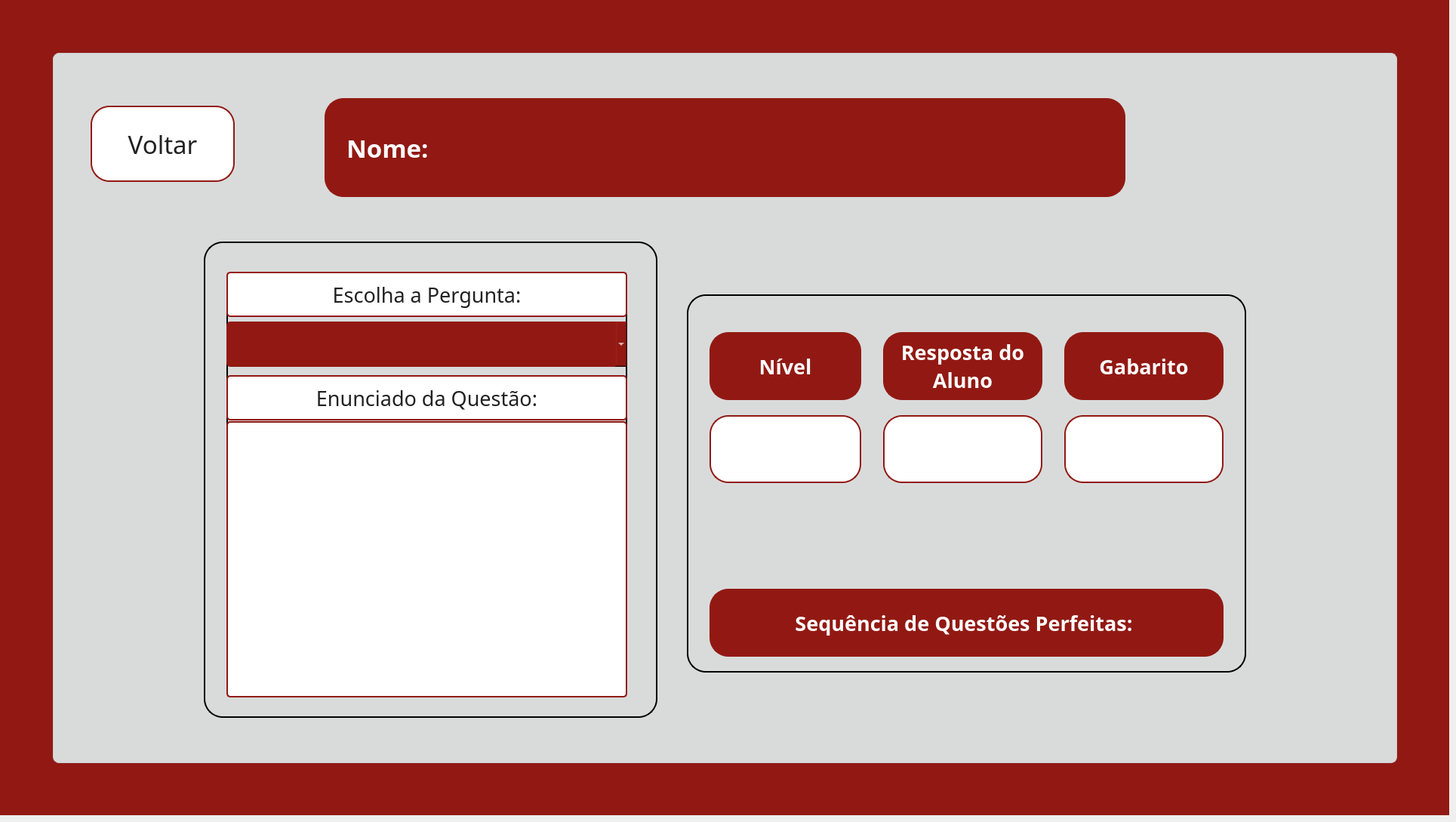
    <widget class="QWidget" name="pg_relatorioindividual">
     <widget class="QWidget" name="fundo_gabarito_2" native="true">
      <property name="geometry">
       <rect>
        <x>0</x>
        <y>0</y>
        <width>1920</width>
        <height>1080</height>
       </rect>
      </property>
      <property name="styleSheet">
       <string notr="true">background-color: #921913;</string>
      </property>
      <widget class="QWidget" name="container_gabarito_2" native="true">
       <property name="geometry">
        <rect>
         <x>70</x>
         <y>70</y>
         <width>1781</width>
         <height>941</height>
        </rect>
       </property>
       <property name="styleSheet">
        <string notr="true">background-color: #d9dbdb;
border: 1px solid #cccccc;
border-radius: 8px;</string>
       </property>
       <widget class="QLabel" name="lbl_titulo_gabarito_2">
        <property name="geometry">
         <rect>
          <x>360</x>
          <y>60</y>
          <width>1061</width>
          <height>131</height>
         </rect>
        </property>
        <property name="font">
         <font>
          <family>Arbutus Slab</family>
          <pointsize>25</pointsize>
          <bold>true</bold>
         </font>
        </property>
        <property name="cursor">
         <cursorShape>ArrowCursor</cursorShape>
        </property>
        <property name="styleSheet">
         <string notr="true">background-color: #921913;
border: 2px solid #921913;
border-radius: 25px;
color: white;
padding: 0 18px</string>
        </property>
        <property name="text">
         <string>Nome: </string>
        </property>
        <property name="textFormat">
         <enum>Qt::TextFormat::AutoText</enum>
        </property>
        <property name="alignment">
         <set>Qt::AlignmentFlag::AlignLeading|Qt::AlignmentFlag::AlignLeft|Qt::AlignmentFlag::AlignVCenter</set>
        </property>
        <property name="wordWrap">
         <bool>true</bool>
        </property>
       </widget>
       <widget class="QLabel" name="img_cel_A_gabarito_2">
        <property name="geometry">
         <rect>
          <x>0</x>
          <y>0</y>
          <width>451</width>
          <height>491</height>
         </rect>
        </property>
        <property name="font">
         <font>
          <bold>false</bold>
         </font>
        </property>
        <property name="styleSheet">
         <string notr="true">border: transparent;
background-color: transparent;</string>
        </property>
        <property name="text">
         <string/>
        </property>
        <property name="pixmap">
         <pixmap>../images/fundoetec.png</pixmap>
        </property>
        <property name="scaledContents">
         <bool>true</bool>
        </property>
       </widget>
       <widget class="QLabel" name="img_cel_C_gabarito_2">
        <property name="geometry">
         <rect>
          <x>0</x>
          <y>470</y>
          <width>461</width>
          <height>461</height>
         </rect>
        </property>
        <property name="styleSheet">
         <string notr="true">border: transparent;
background-color: transparent;</string>
        </property>
        <property name="text">
         <string/>
        </property>
        <property name="pixmap">
         <pixmap>../images/fundoetec.png</pixmap>
        </property>
        <property name="scaledContents">
         <bool>true</bool>
        </property>
       </widget>
       <widget class="QLabel" name="img_cel_B_gabarito_2">
        <property name="geometry">
         <rect>
          <x>430</x>
          <y>0</y>
          <width>451</width>
          <height>521</height>
         </rect>
        </property>
        <property name="styleSheet">
         <string notr="true">border: transparent;
background-color: transparent;</string>
        </property>
        <property name="text">
         <string/>
        </property>
        <property name="pixmap">
         <pixmap>../images/fundoetec.png</pixmap>
        </property>
        <property name="scaledContents">
         <bool>true</bool>
        </property>
       </widget>
       <widget class="QLabel" name="img_cel_enunciado_gabarito_2">
        <property name="geometry">
         <rect>
          <x>870</x>
          <y>0</y>
          <width>471</width>
          <height>481</height>
         </rect>
        </property>
        <property name="styleSheet">
         <string notr="true">border: transparent;
background-color: transparent;</string>
        </property>
        <property name="text">
         <string/>
        </property>
        <property name="pixmap">
         <pixmap>../images/fundoetec.png</pixmap>
        </property>
        <property name="scaledContents">
         <bool>true</bool>
        </property>
       </widget>
       <widget class="QLabel" name="img_cel_eliminar_gabarito_2">
        <property name="geometry">
         <rect>
          <x>450</x>
          <y>470</y>
          <width>461</width>
          <height>461</height>
         </rect>
        </property>
        <property name="styleSheet">
         <string notr="true">border: transparent;
background-color: transparent;</string>
        </property>
        <property name="text">
         <string/>
        </property>
        <property name="pixmap">
         <pixmap>../images/fundoetec.png</pixmap>
        </property>
        <property name="scaledContents">
         <bool>true</bool>
        </property>
       </widget>
       <widget class="QLabel" name="img_cel_D_gabarito_2">
        <property name="geometry">
         <rect>
          <x>890</x>
          <y>460</y>
          <width>441</width>
          <height>471</height>
         </rect>
        </property>
        <property name="styleSheet">
         <string notr="true">border: transparent;
background-color: transparent;</string>
        </property>
        <property name="text">
         <string/>
        </property>
        <property name="pixmap">
         <pixmap>../images/fundoetec.png</pixmap>
        </property>
        <property name="scaledContents">
         <bool>true</bool>
        </property>
       </widget>
       <widget class="QLabel" name="img_cel_extra_gabarito_2">
        <property name="geometry">
         <rect>
          <x>1310</x>
          <y>450</y>
          <width>481</width>
          <height>481</height>
         </rect>
        </property>
        <property name="styleSheet">
         <string notr="true">border: transparent;
background-color: transparent;</string>
        </property>
        <property name="text">
         <string/>
        </property>
        <property name="pixmap">
         <pixmap>../images/fundoetec.png</pixmap>
        </property>
        <property name="scaledContents">
         <bool>true</bool>
        </property>
       </widget>
       <widget class="QFrame" name="frame_card_gabarito_2">
        <property name="geometry">
         <rect>
          <x>840</x>
          <y>320</y>
          <width>741</width>
          <height>501</height>
         </rect>
        </property>
        <property name="styleSheet">
         <string notr="true">border-radius: 25px;
border: 2px solid black;
</string>
        </property>
        <property name="frameShape">
         <enum>QFrame::Shape::StyledPanel</enum>
        </property>
        <property name="frameShadow">
         <enum>QFrame::Shadow::Raised</enum>
        </property>
        <widget class="QLabel" name="lbl_gabarito_alt1_2">
         <property name="geometry">
          <rect>
           <x>30</x>
           <y>50</y>
           <width>201</width>
           <height>90</height>
          </rect>
         </property>
         <property name="font">
          <font>
           <family>Arbutus Slab</family>
           <pointsize>20</pointsize>
           <bold>true</bold>
          </font>
         </property>
         <property name="cursor">
          <cursorShape>ArrowCursor</cursorShape>
         </property>
         <property name="styleSheet">
          <string notr="true">background-color: #921913;
border: 2px solid #921913;
border-radius: 25px;
color: white;
padding: 0 18px</string>
         </property>
         <property name="text">
          <string>Nível</string>
         </property>
         <property name="textFormat">
          <enum>Qt::TextFormat::AutoText</enum>
         </property>
         <property name="alignment">
          <set>Qt::AlignmentFlag::AlignCenter</set>
         </property>
         <property name="wordWrap">
          <bool>true</bool>
         </property>
        </widget>
        <widget class="QLabel" name="lbl_gabarito_alt2_2">
         <property name="geometry">
          <rect>
           <x>260</x>
           <y>50</y>
           <width>211</width>
           <height>90</height>
          </rect>
         </property>
         <property name="font">
          <font>
           <family>Arbutus Slab</family>
           <pointsize>20</pointsize>
           <bold>true</bold>
          </font>
         </property>
         <property name="cursor">
          <cursorShape>ArrowCursor</cursorShape>
         </property>
         <property name="styleSheet">
          <string notr="true">background-color: #921913;
border: 2px solid #921913;
border-radius: 25px;
color: white;
padding: 0 18px</string>
         </property>
         <property name="text">
          <string>Resposta do Aluno</string>
         </property>
         <property name="textFormat">
          <enum>Qt::TextFormat::AutoText</enum>
         </property>
         <property name="alignment">
          <set>Qt::AlignmentFlag::AlignCenter</set>
         </property>
         <property name="wordWrap">
          <bool>true</bool>
         </property>
        </widget>
        <widget class="QLabel" name="lbl_gabarito_alt3_2">
         <property name="geometry">
          <rect>
           <x>500</x>
           <y>50</y>
           <width>211</width>
           <height>90</height>
          </rect>
         </property>
         <property name="font">
          <font>
           <family>Arbutus Slab</family>
           <pointsize>20</pointsize>
           <bold>true</bold>
          </font>
         </property>
         <property name="cursor">
          <cursorShape>ArrowCursor</cursorShape>
         </property>
         <property name="styleSheet">
          <string notr="true">background-color: #921913;
border: 2px solid #921913;
border-radius: 25px;
color: white;
padding: 0 18px</string>
         </property>
         <property name="text">
          <string>Gabarito</string>
         </property>
         <property name="textFormat">
          <enum>Qt::TextFormat::AutoText</enum>
         </property>
         <property name="alignment">
          <set>Qt::AlignmentFlag::AlignCenter</set>
         </property>
         <property name="wordWrap">
          <bool>true</bool>
         </property>
        </widget>
        <widget class="QLabel" name="lbl_nivel2_2">
         <property name="geometry">
          <rect>
           <x>30</x>
           <y>160</y>
           <width>201</width>
           <height>90</height>
          </rect>
         </property>
         <property name="font">
          <font>
           <family>Arbutus Slab</family>
           <pointsize>20</pointsize>
          </font>
         </property>
         <property name="cursor">
          <cursorShape>ArrowCursor</cursorShape>
         </property>
         <property name="styleSheet">
          <string notr="true">background-color: white;
color: #222222;
border: 2px solid #921913;
border-radius: 25px;
padding: 0 18px</string>
         </property>
         <property name="text">
          <string/>
         </property>
         <property name="textFormat">
          <enum>Qt::TextFormat::AutoText</enum>
         </property>
         <property name="wordWrap">
          <bool>true</bool>
         </property>
        </widget>
        <widget class="QLabel" name="lbl_suaresposta_2">
         <property name="geometry">
          <rect>
           <x>260</x>
           <y>160</y>
           <width>211</width>
           <height>90</height>
          </rect>
         </property>
         <property name="font">
          <font>
           <family>Arbutus Slab</family>
           <pointsize>20</pointsize>
          </font>
         </property>
         <property name="cursor">
          <cursorShape>ArrowCursor</cursorShape>
         </property>
         <property name="styleSheet">
          <string notr="true">background-color: white;
color: #222222;
border: 2px solid #921913;
border-radius: 25px;
padding: 0 18px</string>
         </property>
         <property name="text">
          <string/>
         </property>
         <property name="textFormat">
          <enum>Qt::TextFormat::AutoText</enum>
         </property>
         <property name="wordWrap">
          <bool>true</bool>
         </property>
        </widget>
        <widget class="QLabel" name="lbl_gabarito_2">
         <property name="geometry">
          <rect>
           <x>500</x>
           <y>160</y>
           <width>211</width>
           <height>90</height>
          </rect>
         </property>
         <property name="font">
          <font>
           <family>Arbutus Slab</family>
           <pointsize>20</pointsize>
          </font>
         </property>
         <property name="cursor">
          <cursorShape>ArrowCursor</cursorShape>
         </property>
         <property name="styleSheet">
          <string notr="true">background-color: white;
color: #222222;
border: 2px solid #921913;
border-radius: 25px;
padding: 0 18px</string>
         </property>
         <property name="text">
          <string/>
         </property>
         <property name="textFormat">
          <enum>Qt::TextFormat::AutoText</enum>
         </property>
         <property name="wordWrap">
          <bool>true</bool>
         </property>
        </widget>
        <widget class="QLabel" name="lbl_gabarito_alt4_2">
         <property name="geometry">
          <rect>
           <x>30</x>
           <y>390</y>
           <width>681</width>
           <height>90</height>
          </rect>
         </property>
         <property name="font">
          <font>
           <family>Arbutus Slab</family>
           <pointsize>20</pointsize>
           <bold>true</bold>
          </font>
         </property>
         <property name="cursor">
          <cursorShape>ArrowCursor</cursorShape>
         </property>
         <property name="styleSheet">
          <string notr="true">background-color: #921913;
border: 2px solid #921913;
border-radius: 25px;
color: white;
padding: 0 18px</string>
         </property>
         <property name="text">
          <string>Sequência de Questões Perfeitas: </string>
         </property>
         <property name="textFormat">
          <enum>Qt::TextFormat::AutoText</enum>
         </property>
         <property name="alignment">
          <set>Qt::AlignmentFlag::AlignCenter</set>
         </property>
         <property name="wordWrap">
          <bool>true</bool>
         </property>
        </widget>
       </widget>
       <widget class="QFrame" name="frame_card2_gabarito_2">
        <property name="geometry">
         <rect>
          <x>200</x>
          <y>250</y>
          <width>601</width>
          <height>631</height>
         </rect>
        </property>
        <property name="font">
         <font>
          <pointsize>2</pointsize>
         </font>
        </property>
        <property name="styleSheet">
         <string notr="true">border-radius: 25px;
border: 2px solid black;
</string>
        </property>
        <property name="frameShape">
         <enum>QFrame::Shape::StyledPanel</enum>
        </property>
        <property name="frameShadow">
         <enum>QFrame::Shadow::Raised</enum>
        </property>
        <widget class="QWidget" name="verticalLayoutWidget_6">
         <property name="geometry">
          <rect>
           <x>30</x>
           <y>40</y>
           <width>531</width>
           <height>564</height>
          </rect>
         </property>
         <layout class="QVBoxLayout" name="layout_card2_gabarito_2">
          <item>
           <widget class="QLabel" name="lbl_gabarito_resultado_2">
            <property name="minimumSize">
             <size>
              <width>0</width>
              <height>60</height>
             </size>
            </property>
            <property name="maximumSize">
             <size>
              <width>16777215</width>
              <height>60</height>
             </size>
            </property>
            <property name="font">
             <font>
              <family>Arbutus Slab</family>
              <pointsize>20</pointsize>
             </font>
            </property>
            <property name="styleSheet">
             <string notr="true">background-color: white;
color: #222222;
border: 2px solid #921913;
border-radius: 5px;
padding: 0 8px</string>
            </property>
            <property name="text">
             <string>Escolha a Pergunta:</string>
            </property>
            <property name="alignment">
             <set>Qt::AlignmentFlag::AlignCenter</set>
            </property>
           </widget>
          </item>
          <item>
           <widget class="QComboBox" name="comboBox_escolherpergunta_2">
            <property name="minimumSize">
             <size>
              <width>200</width>
              <height>60</height>
             </size>
            </property>
            <property name="font">
             <font>
              <family>Arbutus Slab</family>
              <pointsize>20</pointsize>
             </font>
            </property>
            <property name="styleSheet">
             <string notr="true">QComboBox{
    background-color: #921913;
    border: none;
    border-radius: 5px;
    color: white;
}

QComboBox:hover{
    background-color: #62100d;
}</string>
            </property>
            <property name="currentIndex">
             <number>-1</number>
            </property>
           </widget>
          </item>
          <item>
           <widget class="QLabel" name="lbl_gabarito_pontos_2">
            <property name="minimumSize">
             <size>
              <width>0</width>
              <height>60</height>
             </size>
            </property>
            <property name="maximumSize">
             <size>
              <width>16777215</width>
              <height>50</height>
             </size>
            </property>
            <property name="font">
             <font>
              <family>Arbutus Slab</family>
              <pointsize>20</pointsize>
             </font>
            </property>
            <property name="styleSheet">
             <string notr="true">background-color: white;
color: #222222;
border: 2px solid #921913;
border-radius: 5px;
padding: 0 8px</string>
            </property>
            <property name="text">
             <string>Enunciado da Questão:</string>
            </property>
            <property name="alignment">
             <set>Qt::AlignmentFlag::AlignCenter</set>
            </property>
           </widget>
          </item>
          <item>
           <widget class="QListWidget" name="lista_enunciadopergunta_2">
            <property name="styleSheet">
             <string notr="true">background-color: white;
color: #222222;
border: 2px solid #921913;
border-radius: 5px;
padding: 0 8px</string>
            </property>
           </widget>
          </item>
         </layout>
        </widget>
       </widget>
       <widget class="QPushButton" name="btn_voltarpararanking_5">
        <property name="geometry">
         <rect>
          <x>50</x>
          <y>70</y>
          <width>191</width>
          <height>101</height>
         </rect>
        </property>
        <property name="font">
         <font>
          <family>Arbutus Slab</family>
          <pointsize>25</pointsize>
         </font>
        </property>
        <property name="styleSheet">
         <string notr="true">background-color: white;
border: 2px solid #921913;
border-radius: 25px;
color: #222222;
padding: 0 18px</string>
        </property>
        <property name="text">
         <string>Voltar</string>
        </property>
       </widget>
       <widget class="QLabel" name="lbl_logo_rodape_gabarito_2">
        <property name="geometry">
         <rect>
          <x>1330</x>
          <y>0</y>
          <width>471</width>
          <height>471</height>
         </rect>
        </property>
        <property name="styleSheet">
         <string notr="true">border: transparent;
background-color: transparent;</string>
        </property>
        <property name="text">
         <string/>
        </property>
        <property name="pixmap">
         <pixmap>../images/fundoetec.png</pixmap>
        </property>
        <property name="scaledContents">
         <bool>true</bool>
        </property>
       </widget>
       <zorder>lbl_logo_rodape_gabarito_2</zorder>
       <zorder>img_cel_A_gabarito_2</zorder>
       <zorder>img_cel_B_gabarito_2</zorder>
       <zorder>img_cel_enunciado_gabarito_2</zorder>
       <zorder>lbl_titulo_gabarito_2</zorder>
       <zorder>img_cel_C_gabarito_2</zorder>
       <zorder>img_cel_eliminar_gabarito_2</zorder>
       <zorder>img_cel_D_gabarito_2</zorder>
       <zorder>img_cel_extra_gabarito_2</zorder>
       <zorder>frame_card_gabarito_2</zorder>
       <zorder>frame_card2_gabarito_2</zorder>
       <zorder>btn_voltarpararanking_5</zorder>
      </widget>
     </widget>
    </widget>
